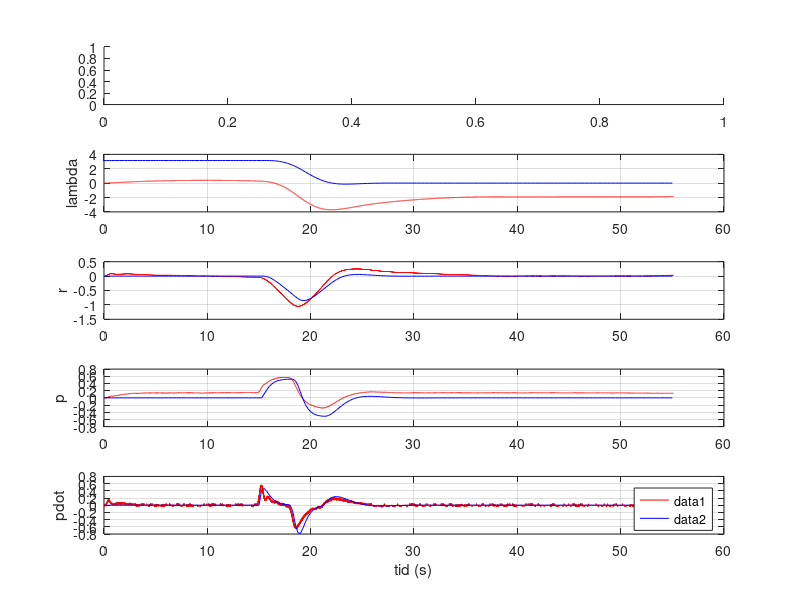

This figure's MATLAB source:
% close all
clear
load('q=1.mat')
load ('t.mat')
load ('x1.mat')
load ('x2.mat')
load ('x3.mat')
load ('x4.mat')
time = data(1,:);
travel = data(2,:);
travel_rate = data(3,:);
pitch = data(4,:);
pitch_rate = data(5,:);
elevation = data(6,:);
elevation_rate = data(7,:);


stop = 55*501;

figure(1)

subplot(511)
% stairs(t,u),grid
subplot(512)
plot(time(1:stop),travel(1:stop),'r');
hold on 
plot(t,x1,'b'),grid
ylabel('lambda')

subplot(513)
plot(time(1:stop),travel_rate(1:stop),'r');
hold on 
plot(t,x2,'b'),grid
ylabel('r')

subplot(514)
plot(time(1:stop),pitch(1:stop),'r');
hold on 
plot(t,x3,'b'),grid
ylabel('p')

subplot(515)
plot(time(1:stop),pitch_rate(1:stop),'r');
hold on 
plot(t,x4,'b'),grid
xlabel('tid (s)'),ylabel('pdot')
legend()